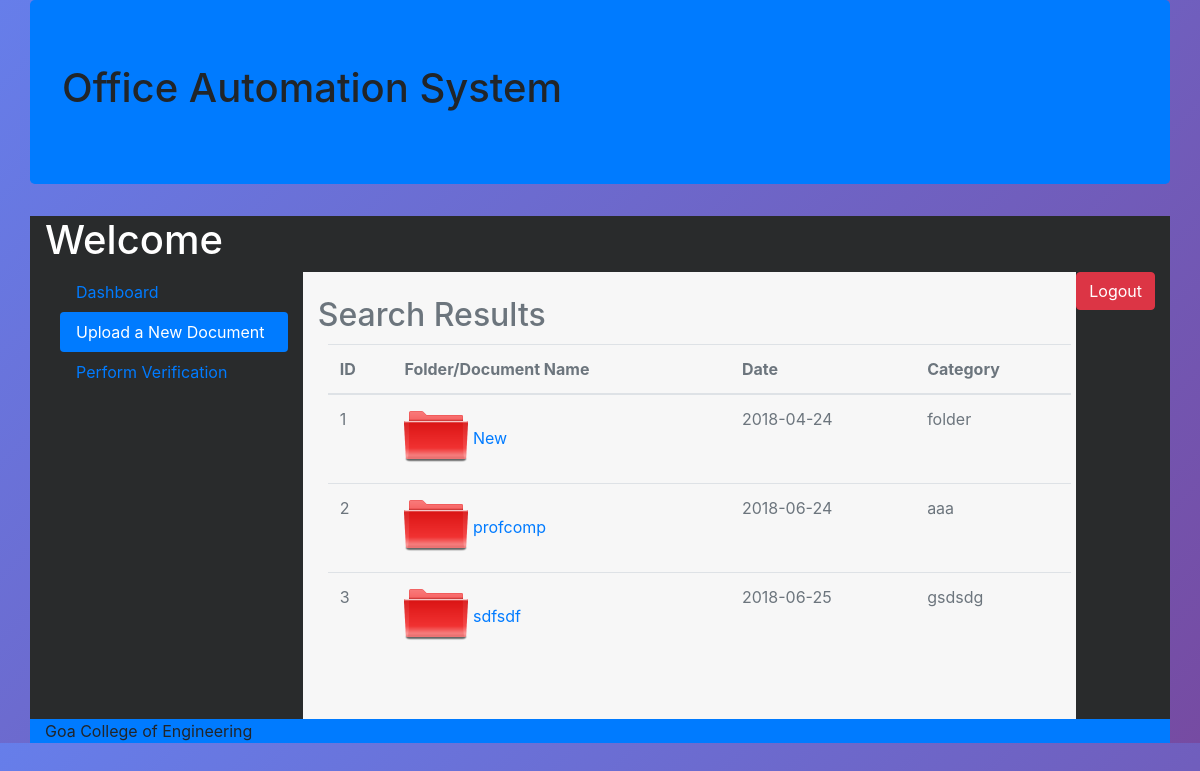
The page /faculty/search1.php on the database its author committed.
### tables this page shows
CREATE TABLE `folder` (
  `id` int(11) NOT NULL,
  `name` varchar(30) NOT NULL,
  `date` date NOT NULL,
  `description` varchar(200) NOT NULL,
  `closedate` date DEFAULT NULL
);

### faculty/search1.php (the view, shortened to what this page needs)
<?php
include("dbConfig.php");
$name=$_SESSION["user_name"];
$error='';
$term = $_POST['term'];
$rad1 = $_POST['Radios'];
$rad2 = $_POST['Radios1'];
?>
<!DOCTYPE html>
<html>
	<head>
        <link href="../assets/css/bootstrap.min.css" rel="stylesheet">
        <link rel="stylesheet" href="https://maxcdn.bootstrapcdn.com/bootstrap/4.0.0-alpha.6/css/bootstrap.min.css">
	</head>
	<body style="background-image: linear-gradient(135deg, #667eea 0%, #764ba2 100%);">
        <div class="container jumbotron bg-primary">
            <h1>  Office Automation System </h1>
        </div>
        <div class="container bg-inverse text-white">
          <h1>Welcome <?php echo $name."</h1>".$error; ?>
            <form action="logout.php" method="post"><button type="submit" class="btn btn-danger float-md-right" onclick="logout.php">Logout</button> </form>
            <div class="row">
            <div class="col-sm-3 bg-inverse text-white" >
                <ul class="nav nav-pills flex-column">
                  <li class="nav-item">
                    <a class="nav-link " href="Home.php">Dashboard</a>
                  </li>
                  <li class="nav-item">
                    <a class="nav-link active" href="upload.php">Upload a New Document</a>
                  </li>
                     <li class="nav-item">
                    <a class="nav-link" href="doverify.php">Perform Verification</a>
                  </li>
                </ul>
                <br />
                <br /><br /><br /><br />
            </div>
            <div class="col-sm-9 bg-faded text-muted">
                <br />
                <div class="title"> <h2>Search Results</h2> </div>
                <?php
                if($rad1=="name")
                {
                    if($rad2=="doc") {$case = 1; $query = "SELECT * FROM document Where title LIKE '%".$term."%'";}
                    else{$case = 2; $query = "SELECT * FROM folder Where name LIKE '%".$term."%'";}
                }
                else
                {
                    if($rad2=="doc") {$case = 1; $query = "SELECT * FROM document Where description LIKE '%".$term."%'";}
                    else {$case = 2; $query = "SELECT * FROM folder Where description LIKE '%".$term."%'";}
                }
                ?>
                                <table class ="table" style ="margin:10px;">
                <thead>
                <th>ID</th><th>Folder/Document Name </th><th>Date</th><th>Category</th>
                </thead>
                <tbody>
                    <?php
                    $validate = $query;
                    $result2 = mysqli_query($con,$validate);
                    foreach ($result2 as $row)
                    {
                        if ($case ==2) {
                        echo "<tr>
                            <td> ".$row['id']."</td>
                            <td> <a href = \" viewfolder.php?var=". $row['name']."\"> <img src = \"../assets/folder.png\" alt = \"folder\" width = 64 height = 64> </img> ". $row['name']."  </a></td>
                            <td> ". $row['date']."</td>
                            <td> ". $row['description']."</td>
                            </tr>"; }
                    }
                    ?>
                </tbody>
                </table>
                <br /> <br />
            </div>
          </div>
        </div>
	        <div class="container panel bg-primary ">
                <footer>	Goa College of Engineering </footer>
				</div>
	</body>
</html>

### rows shown on the page
folder: id "1", name "New", date "2018-04-24", description "folder"
folder: id "2", name "profcomp", date "2018-06-24", description "aaa"
folder: id "3", name "sdfsdf", date "2018-06-25", description "gsdsdg"
